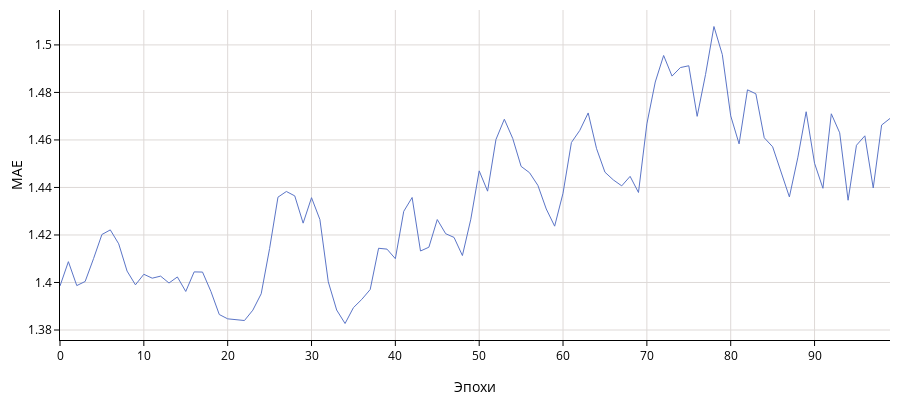

The notebook cell saved with this chart:
### Code cell
fig = go.Figure()

fig.add_trace(go.Scatter(y=history.history['val_mean_absolute_error'],
                        x=[i for i in range(len(history.history['val_mean_absolute_error']))],
                        line={'color': '#5b75c7', 'width': 1},
                        name='валидационная ошибка'))


fig.update_layout(  template=None, plot_bgcolor='white', paper_bgcolor='white',
                height=400,
                    margin = dict(t=10, l=60, r=10, b=60),
                    legend=dict(yanchor='top', y=1, x=0.5,
                            xanchor='center',
                            title_text='MAE',
                                bgcolor='#f0e5dd'),                  
                    xaxis=dict(
                            gridcolor='#ded9d7',
                            zerolinecolor='#ded9d7',
                            color='black',
                            showticklabels=True,
                            ticks='outside',
                            title='Эпохи',
                            showline=True,
                            ),
                    yaxis=dict(
                        gridcolor='#ded9d7',
                        zerolinecolor='#ded9d7',
                        color='black',
                        showticklabels=True,
                        ticks='outside',
                        title='MAE',
                        showline=True))

fig.show()

### Figure 1 — Plotly figure (JSON) as saved in the notebook; plotly's stock layout.template omitted (floating-point values rounded to 4 significant figures)
{"data": [{"line": {"color": "#5b75c7", "width": 1}, "name": "валидационная ошибка", "type": "scatter", "x": [0, 1, 2, 3, 4, 5, 6, 7, 8, 9, 10, 11, 12, 13, 14, 15, 16, 17, 18, 19, 20, 21, 22, 23, 24, 25, 26, 27, 28, 29, 30, 31, 32, 33, 34, 35, 36, 37, 38, 39, 40, 41, 42, 43, 44, 45, 46, 47, 48, 49, 50, 51, 52, 53, 54, 55, 56, 57, 58, 59, 60, 61, 62, 63, 64, 65, 66, 67, 68, 69, 70, 71, 72, 73, 74, 75, 76, 77, 78, 79, 80, 81, 82, 83, 84, 85, 86, 87, 88, 89, 90, 91, 92, 93, 94, 95, 96, 97, 98, 99], "y": [1.399, 1.409, 1.399, 1.4, 1.41, 1.42, 1.422, 1.416, 1.405, 1.399, 1.403, 1.402, 1.403, 1.4, 1.402, 1.396, 1.404, 1.404, 1.396, 1.387, 1.385, 1.384, 1.384, 1.388, 1.395, 1.414, 1.436, 1.438, 1.436, 1.425, 1.436, 1.427, 1.4, 1.388, 1.383, 1.389, 1.393, 1.397, 1.414, 1.414, 1.41, 1.43, 1.436, 1.413, 1.415, 1.426, 1.421, 1.419, 1.411, 1.427, 1.447, 1.438, 1.46, 1.469, 1.461, 1.449, 1.446, 1.441, 1.431, 1.424, 1.438, 1.459, 1.464, 1.471, 1.456, 1.446, 1.443, 1.441, 1.445, 1.438, 1.467, 1.484, 1.496, 1.487, 1.49, 1.491, 1.47, 1.488, 1.508, 1.496, 1.47, 1.458, 1.481, 1.479, 1.461, 1.457, 1.447, 1.436, 1.452, 1.472, 1.45, 1.44, 1.471, 1.463, 1.435, 1.458, 1.462, 1.44, 1.466, 1.469]}], "layout": {"height": 400, "legend": {"bgcolor": "#f0e5dd", "title": {"text": "MAE"}, "x": 0.5, "xanchor": "center", "y": 1, "yanchor": "top"}, "margin": {"b": 60, "l": 60, "r": 10, "t": 10}, "paper_bgcolor": "white", "plot_bgcolor": "white", "xaxis": {"color": "black", "gridcolor": "#ded9d7", "showline": true, "showticklabels": true, "ticks": "outside", "title": {"text": "Эпохи"}, "zerolinecolor": "#ded9d7"}, "yaxis": {"color": "black", "gridcolor": "#ded9d7", "showline": true, "showticklabels": true, "ticks": "outside", "title": {"text": "MAE"}, "zerolinecolor": "#ded9d7"}}}
